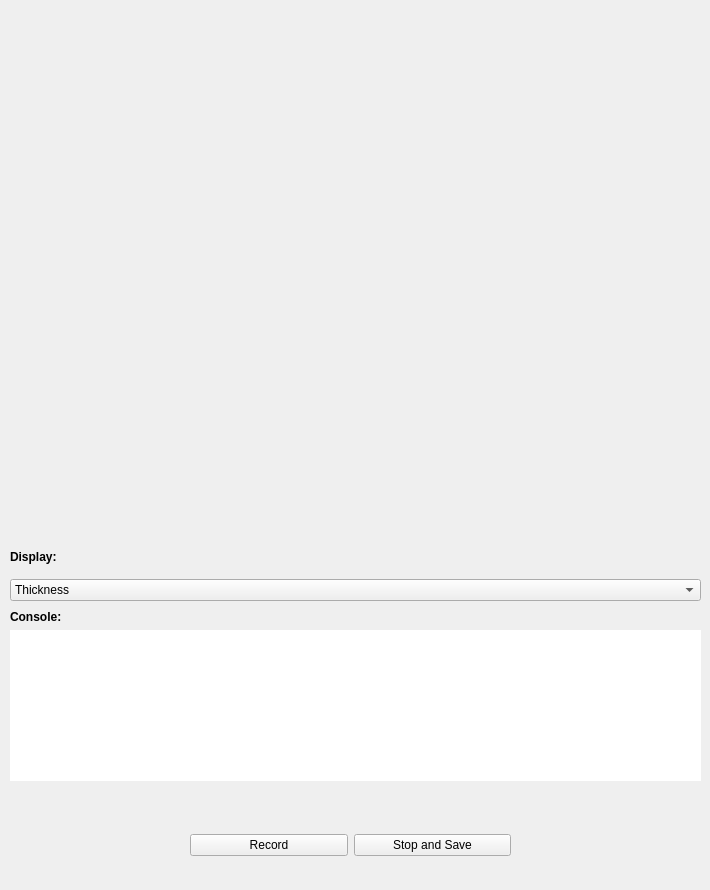
    <widget class="QWidget" name="tab_3">
     <attribute name="title">
      <string>Deposition Monitor</string>
     </attribute>
     <widget class="QWidget" name="verticalLayoutWidget_7">
      <property name="geometry">
       <rect>
        <x>10</x>
        <y>10</y>
        <width>691</width>
        <height>521</height>
       </rect>
      </property>
      <layout class="QVBoxLayout" name="plotLayout_2">
       <item>
        <widget class="MatplotlibWidget" name="pltWidget_2" native="true">
         <property name="sizePolicy">
          <sizepolicy hsizetype="Preferred" vsizetype="Preferred">
           <horstretch>0</horstretch>
           <verstretch>0</verstretch>
          </sizepolicy>
         </property>
        </widget>
       </item>
      </layout>
     </widget>
     <widget class="QWidget" name="verticalLayoutWidget_9">
      <property name="geometry">
       <rect>
        <x>10</x>
        <y>610</y>
        <width>691</width>
        <height>171</height>
       </rect>
      </property>
      <layout class="QVBoxLayout" name="verticalLayout_7">
       <item>
        <widget class="QLabel" name="label_28">
         <property name="font">
          <font>
           <weight>75</weight>
           <bold>true</bold>
          </font>
         </property>
         <property name="text">
          <string>Console:</string>
         </property>
        </widget>
       </item>
       <item>
        <widget class="QPlainTextEdit" name="plainTextEdit_2">
         <property name="font">
          <font>
           <pointsize>9</pointsize>
           <weight>50</weight>
           <bold>false</bold>
          </font>
         </property>
         <property name="focusPolicy">
          <enum>Qt::WheelFocus</enum>
         </property>
         <property name="frameShape">
          <enum>QFrame::NoFrame</enum>
         </property>
        </widget>
       </item>
      </layout>
     </widget>
     <widget class="QWidget" name="verticalLayoutWidget_8">
      <property name="geometry">
       <rect>
        <x>10</x>
        <y>540</y>
        <width>691</width>
        <height>61</height>
       </rect>
      </property>
      <layout class="QVBoxLayout" name="verticalLayout_6">
       <item>
        <widget class="QLabel" name="label_4">
         <property name="font">
          <font>
           <weight>75</weight>
           <bold>true</bold>
          </font>
         </property>
         <property name="text">
          <string>Display:</string>
         </property>
        </widget>
       </item>
       <item>
        <widget class="QComboBox" name="comboBoxQCM_Display">
         <property name="accessibleName">
          <string>QCM_display</string>
         </property>
         <item>
          <property name="text">
           <string>Thickness</string>
          </property>
         </item>
         <item>
          <property name="text">
           <string>Rates</string>
          </property>
         </item>
        </widget>
       </item>
      </layout>
     </widget>
     <widget class="QWidget" name="horizontalLayoutWidget_2">
      <property name="geometry">
       <rect>
        <x>190</x>
        <y>810</y>
        <width>321</width>
        <height>71</height>
       </rect>
      </property>
      <layout class="QHBoxLayout" name="horizontalLayout_2">
       <item>
        <widget class="QPushButton" name="pushButton_QCMStart">
         <property name="text">
          <string>Record</string>
         </property>
        </widget>
       </item>
       <item>
        <widget class="QPushButton" name="pushButton_QCMStop">
         <property name="text">
          <string>Stop and Save</string>
         </property>
        </widget>
       </item>
      </layout>
     </widget>
    </widget>
